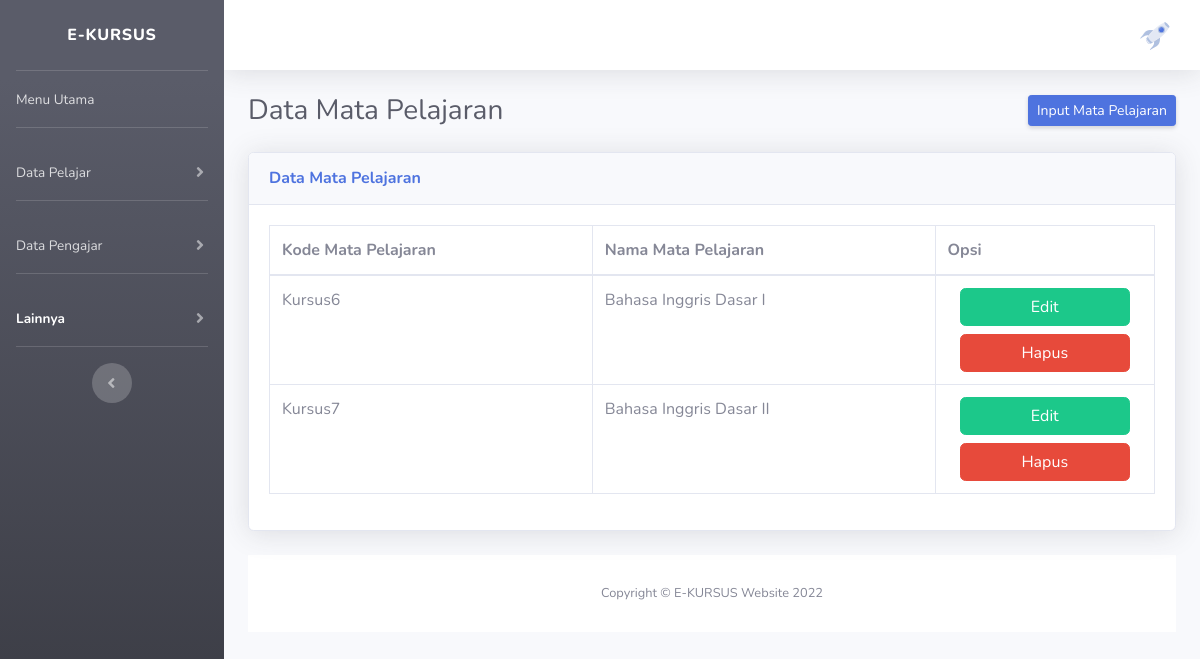
Page /projekan/on-admin/daftar_mapel.php on the committed database.
### tables this page shows
CREATE TABLE `mata_pelajaran` (
  `kode_mata_pelajaran` INT(11) NOT NULL,
  `nama_mata_pelajaran` VARCHAR(50) DEFAULT NULL
);

### projekan/on-admin/daftar_mapel.php (the view, shortened to what this page needs)
<?php
    include '../config.php';
?>
<!DOCTYPE html>
<html lang="en">
<head>
    <link href="../assets/vendor/fontawesome-free/css/all.min.css" rel="stylesheet" type="text/css">
    <link href="../assets/css/sb-admin-2.min.css" rel="stylesheet">
</head>
<body id="page-top">
    <div id="wrapper">
        <ul class="navbar-nav bg-gradient-dark sidebar sidebar-dark accordion" id="accordionSidebar">
            <a class="sidebar-brand d-flex align-items-center justify-content-center" href="index.php">
                <div class="sidebar-brand-text mx-3">E-KURSUS</div>
            </a>
            <hr class="sidebar-divider my-0">
            <li class="nav-item">
                <a class="nav-link" href="index.php">
                    <span>Menu Utama</span></a>
            </li>
            <hr class="sidebar-divider">
            <li class="nav-item">
                <a class="nav-link collapsed" href="#" data-toggle="collapse" data-target="#collapseTwo" aria-expanded="true" aria-controls="collapseTwo">
                    <span>Data Pelajar</span>
                </a>
            </li>
            <hr class="sidebar-divider">
            <li class="nav-item">
                <a class="nav-link collapsed" href="#" data-toggle="collapse" data-target="#collapseUtilities"
                    aria-expanded="true" aria-controls="collapseUtilities">
                    <span> Data Pengajar </span>
                </a>
            </li>
            <hr class="sidebar-divider">
            <li class="nav-item active">
                <a class="nav-link collapsed active" href="#" data-toggle="collapse" data-target="#collapsePages" aria-expanded="true" aria-controls="collapsePages">
                    <span>Lainnya</span>
                </a>
            </li>
            <hr class="sidebar-divider d-none d-md-block">
            <div class="text-center d-none d-md-inline">
                <button class="rounded-circle border-0" id="sidebarToggle"></button>
            </div>
        </ul>
        <div id="content-wrapper" class="d-flex flex-column">
            <div id="content">
                <nav class="navbar navbar-expand navbar-light bg-white topbar mb-4 static-top shadow">
                    <ul class="navbar-nav ml-auto">
                        <li class="nav-item dropdown no-arrow">
                            <a class="nav-link dropdown-toggle" href="#" id="userDropdown" role="button" data-toggle="dropdown" aria-haspopup="true" aria-expanded="false">
                                <img class="img-profile rounded-circle" src="undraw_rocket.svg">
                            </a>
                        </li>
                    </ul>
                </nav>
                <div class="container-fluid">
                    <div class="d-sm-flex align-items-center justify-content-between mb-4">
                        <h1 class="h3 mb-0 text-gray-800"> Data Mata Pelajaran </h1>
                        <a href="input_mapel.php" class="d-none d-sm-inline-block btn btn-sm btn-primary shadow-sm"> Input Mata Pelajaran </a>
                    </div>
            <?php
                $sql_mapel = "SELECT kode_mata_pelajaran, nama_mata_pelajaran FROM mata_pelajaran ";
                $check_mapel = $con->prepare($sql_mapel);
                $check_mapel->execute();
                $check_mapel->store_result();
                $check_mapel->bind_result($kode_mata_pelajaran, $nama_mata_pelajaran);
            ?>
                <div class="card shadow mb-4">
                    <div class="card-header py-3">
                        <h6 class="m-0 font-weight-bold text-primary">Data Mata Pelajaran</h6>
                    </div>
                    <div class="card-body">
                        <div class="table-responsive">
                            <table class="table table-bordered" id="dataTable" width="100%" cellspacing="0">
                                <thead>
                                    <tr>
                                        <th> Kode Mata Pelajaran </th>
                                        <th> Nama Mata Pelajaran </th>
                                        <th> Opsi </th>
                                    </tr>
                                </thead>
                                <tbody>
                                <?php while ($check_mapel->fetch() != NULL) {  ?>
                                    <tr>
                                        <td>Kursus<?= $kode_mata_pelajaran; ?></td>
                                        <td><?= $nama_mata_pelajaran; ?></td>
                                        <td>
                                        <div class="col-md-auto">
                                            <a href="edit_mapel.php?kode_mata_pelajaran=<?= $kode_mata_pelajaran; ?>" class="btn btn-success btn-block"> Edit </a>
                                            <a href="hapus_mapel.php?kode_mata_pelajaran=<?= $kode_mata_pelajaran; ?>" class="btn btn-danger btn-block" onclick="konfirmasi()"> Hapus </a>
                                        </div>
                                    </tr>
                                <?php  } ?>
                                </tbody>
                            </table>
                        </div>
                    </div>
                </div>
            <footer class="sticky-footer bg-white">
                <div class="container my-auto">
                    <div class="copyright text-center my-auto">
                        <span>Copyright &copy; E-KURSUS Website 2022</span>
                    </div>
                </div>
            </footer>
        </div>
    </div>
</body>
</html>

### rows in the picture
mata_pelajaran: kode_mata_pelajaran "6", nama_mata_pelajaran "Bahasa Inggris Dasar I"
mata_pelajaran: kode_mata_pelajaran "7", nama_mata_pelajaran "Bahasa Inggris Dasar II"
